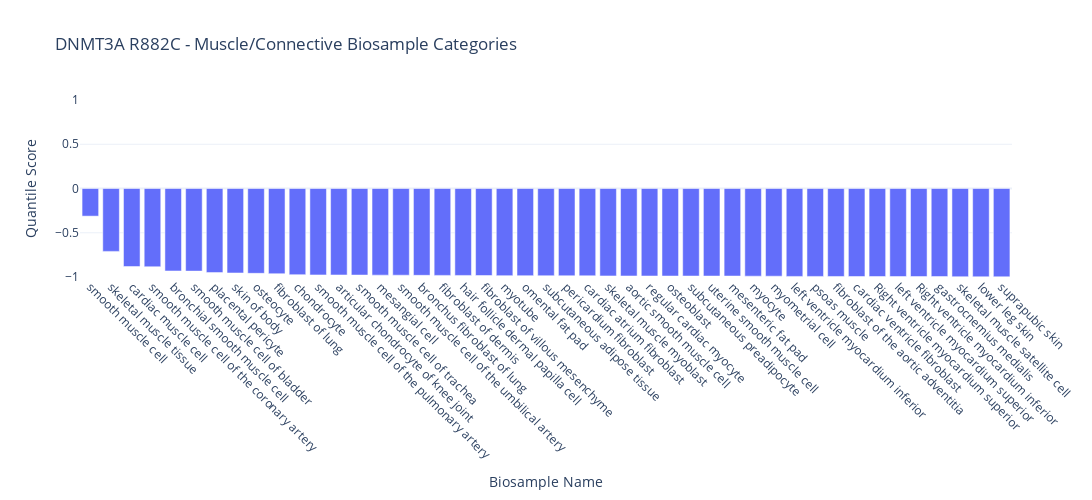
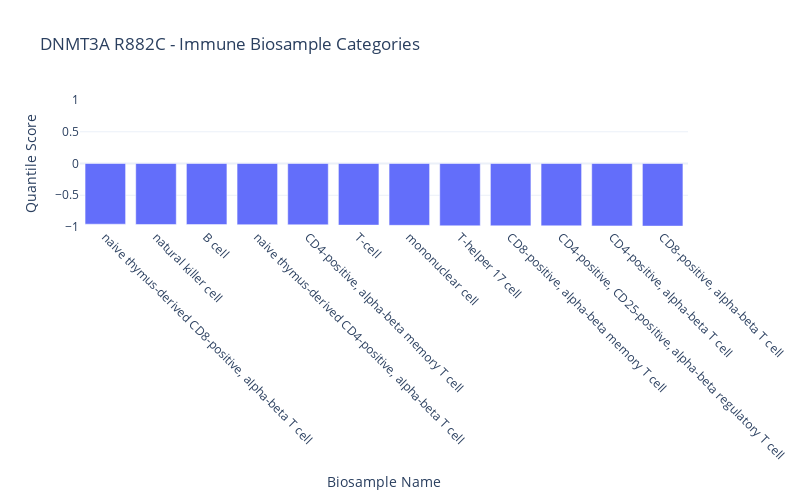
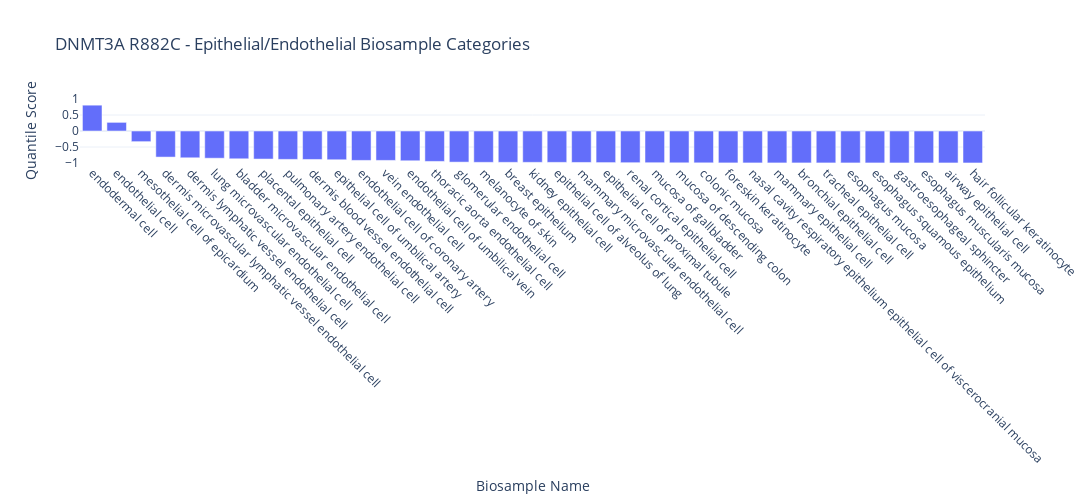
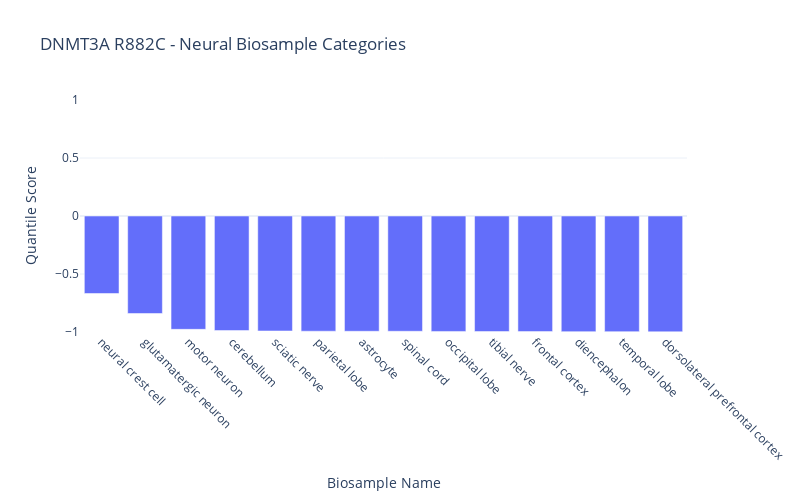

Notebook cell for these charts, in order:
### Code cell
# Visualize quantile scores for all biosample names, creating separate plots for each category
import plotly.express as px
import plotly.graph_objects as go
import pandas as pd
import numpy as np
import os


# Function to map cell type to broad category
def map_category(cell):
    cell_lower = cell.lower()
    for category, keywords in categories.items():
        for keyword in keywords:
            if keyword.lower() in cell_lower:
                return category
    return "other"


# Apply mapping
rna_df["biosample_category"] = rna_df["biosample_name"].apply(map_category)

# Filter out "other" category and sort by category and quantile_score for better visualization
rna_df_filtered = rna_df[rna_df["biosample_category"] != "other"]

# Get unique categories
unique_categories = rna_df_filtered["biosample_category"].unique()

# Create output directory if it doesn't exist
output_dir = f"alphagenome_{gene}"
os.makedirs(output_dir, exist_ok=True)

# Create separate plots for each category
for category in unique_categories:
    category_data = rna_df_filtered[rna_df_filtered["biosample_category"] == category]
    category_data_sorted = category_data.sort_values("quantile_score", ascending=False)

    # Create bar plot for this category
    fig = px.bar(
        category_data_sorted,
        x="biosample_name",
        y="quantile_score",
        title=f"{gene_variant_name} - {category.replace('_', ' ').title()} Biosample Categories",
        labels={
            "quantile_score": "Quantile Score",
            "biosample_name": "Biosample Name",
        },
        width=max(
            800, len(category_data_sorted) * 30
        ),  # Adjust width based on number of items
        height=500,
        template="plotly_white",
    )

    # Update layout for better readability and consistent y-axis
    fig.update_layout(
        xaxis_tickangle=45,
        xaxis_title="Biosample Name",
        yaxis_title="Quantile Score",
        yaxis=dict(range=[-1, 1]),  # Set consistent y-axis range
    )

    # Export to files
    # Clean both gene_variant and category for safe filename
    clean_gene_variant = gene_variant_name.replace("/", "").replace(" ", "_")
    clean_category = category.replace("/", "_").replace(" ", "_")
    filename_base = f"{clean_gene_variant}_{clean_category}"
    jpg_filename = os.path.join(output_dir, f"{filename_base}.jpg")

    # Save as JPG (static image)
    fig.write_image(jpg_filename, width=fig.layout.width, height=fig.layout.height)

    # Show the plot
    fig.show()

    print(
        f"\n{category.replace('_', ' ').title()} category: {len(category_data_sorted)} biosample categories"
    )
    print("-" * 50)

print(f"\nAll plots exported to '{output_dir}' directory")

### Figure 1 — Plotly figure (JSON) as saved in the notebook; plotly's stock layout.template omitted (floating-point values rounded to 4 significant figures)
{"data": [{"hovertemplate": "Biosample Name=%{x}<br>Quantile Score=%{y}<extra></extra>", "legendgroup": "", "marker": {"color": "#636efa", "pattern": {"shape": ""}}, "name": "", "orientation": "v", "showlegend": false, "textposition": "auto", "type": "bar", "x": ["smooth muscle cell", "skeletal muscle tissue", "cardiac muscle cell", "smooth muscle cell of the coronary artery", "bronchial smooth muscle cell", "smooth muscle cell of bladder", "placental pericyte", "skin of body", "osteocyte", "fibroblast of lung", "chondrocyte", "smooth muscle cell of the pulmonary artery", "articular chondrocyte of knee joint", "smooth muscle cell of trachea", "mesangial cell", "smooth muscle cell of the umbilical artery", "bronchus fibroblast of lung", "fibroblast of dermis", "hair follicle dermal papilla cell", "fibroblast of villous mesenchyme", "myotube", "omental fat pad", "subcutaneous adipose tissue", "pericardium fibroblast", "cardiac atrium fibroblast", "skeletal muscle myoblast", "aortic smooth muscle cell", "regular cardiac myocyte", "osteoblast", "subcutaneous preadipocyte", "uterine smooth muscle cell", "mesenteric fat pad", "myocyte", "myometrial cell", "left ventricle myocardium inferior", "psoas muscle", "fibroblast of the aortic adventitia", "cardiac ventricle fibroblast", "Right ventricle myocardium superior", "left ventricle myocardium superior", "Right ventricle myocardium inferior", "gastrocnemius medialis", "skeletal muscle satellite cell", "lower leg skin", "suprapubic skin"], "xaxis": "x", "y": [-0.3122, -0.7105, -0.8819, -0.8845, -0.9319, -0.9334, -0.9502, -0.9545, -0.9585, -0.9629, -0.9736, -0.9764, -0.977, -0.978, -0.979, -0.9795, -0.9808, -0.9817, -0.9821, -0.9833, -0.9847, -0.9851, -0.9858, -0.9861, -0.9864, -0.9879, -0.9884, -0.9887, -0.9892, -0.9892, -0.9894, -0.9894, -0.9906, -0.9908, -0.9933, -0.9935, -0.994, -0.9943, -0.9944, -0.9947, -0.9949, -0.9949, -0.9967, -0.9976, -0.9977], "yaxis": "y"}], "layout": {"barmode": "relative", "height": 500, "legend": {"tracegroupgap": 0}, "title": {"text": "DNMT3A R882C - Muscle/Connective Biosample Categories"}, "width": 1350, "xaxis": {"anchor": "y", "domain": [0, 1], "tickangle": 45, "title": {"text": "Biosample Name"}}, "yaxis": {"anchor": "x", "domain": [0, 1], "range": [-1, 1], "title": {"text": "Quantile Score"}}}}

### Figure 2 — Plotly figure (JSON) as saved in the notebook; plotly's stock layout.template omitted (floating-point values rounded to 4 significant figures)
{"data": [{"hovertemplate": "Biosample Name=%{x}<br>Quantile Score=%{y}<extra></extra>", "legendgroup": "", "marker": {"color": "#636efa", "pattern": {"shape": ""}}, "name": "", "orientation": "v", "showlegend": false, "textposition": "auto", "type": "bar", "x": ["naive thymus-derived CD8-positive, alpha-beta T cell", "natural killer cell", "B cell", "naive thymus-derived CD4-positive, alpha-beta T cell", "CD4-positive, alpha-beta memory T cell", "T-cell", "mononuclear cell", "T-helper 17 cell", "CD8-positive, alpha-beta memory T cell", "CD4-positive, CD25-positive, alpha-beta regulatory T cell", "CD4-positive, alpha-beta T cell", "CD8-positive, alpha-beta T cell"], "xaxis": "x", "y": [-0.9555, -0.9603, -0.962, -0.9637, -0.9653, -0.9704, -0.9736, -0.9817, -0.9817, -0.9817, -0.9829, -0.9861], "yaxis": "y"}], "layout": {"barmode": "relative", "height": 500, "legend": {"tracegroupgap": 0}, "title": {"text": "DNMT3A R882C - Immune Biosample Categories"}, "width": 800, "xaxis": {"anchor": "y", "domain": [0, 1], "tickangle": 45, "title": {"text": "Biosample Name"}}, "yaxis": {"anchor": "x", "domain": [0, 1], "range": [-1, 1], "title": {"text": "Quantile Score"}}}}

### Figure 3 — Plotly figure (JSON) as saved in the notebook; plotly's stock layout.template omitted (floating-point values rounded to 4 significant figures)
{"data": [{"hovertemplate": "Biosample Name=%{x}<br>Quantile Score=%{y}<extra></extra>", "legendgroup": "", "marker": {"color": "#636efa", "pattern": {"shape": ""}}, "name": "", "orientation": "v", "showlegend": false, "textposition": "auto", "type": "bar", "x": ["endodermal cell", "endothelial cell", "mesothelial cell of epicardium", "dermis microvascular lymphatic vessel endothelial cell", "dermis lymphatic vessel endothelial cell", "lung microvascular endothelial cell", "bladder microvascular endothelial cell", "placental epithelial cell", "pulmonary artery endothelial cell", "dermis blood vessel endothelial cell", "epithelial cell of umbilical artery", "endothelial cell of coronary artery", "vein endothelial cell", "endothelial cell of umbilical vein", "thoracic aorta endothelial cell", "glomerular endothelial cell", "melanocyte of skin", "breast epithelium", "kidney epithelial cell", "epithelial cell of alveolus of lung", "mammary microvascular endothelial cell", "epithelial cell of proximal tubule", "renal cortical epithelial cell", "mucosa of gallbladder", "mucosa of descending colon", "colonic mucosa", "foreskin keratinocyte", "nasal cavity respiratory epithelium epithelial cell of viscerocranial mucosa", "mammary epithelial cell", "bronchial epithelial cell", "tracheal epithelial cell", "esophagus mucosa", "esophagus squamous epithelium", "gastroesophageal sphincter", "esophagus muscularis mucosa", "airway epithelial cell", "hair follicular keratinocyte"], "xaxis": "x", "y": [0.8072, 0.27, -0.3329, -0.8151, -0.8371, -0.8504, -0.8684, -0.8767, -0.8869, -0.8894, -0.8986, -0.9187, -0.9187, -0.9304, -0.9502, -0.9724, -0.979, -0.979, -0.9795, -0.9799, -0.9825, -0.9876, -0.9906, -0.9912, -0.9939, -0.9947, -0.9967, -0.9975, -0.9975, -0.9976, -0.9976, -0.9978, -0.9979, -0.9981, -0.9981, -0.9982, -0.9988], "yaxis": "y"}], "layout": {"barmode": "relative", "height": 500, "legend": {"tracegroupgap": 0}, "title": {"text": "DNMT3A R882C - Epithelial/Endothelial Biosample Categories"}, "width": 1110, "xaxis": {"anchor": "y", "domain": [0, 1], "tickangle": 45, "title": {"text": "Biosample Name"}}, "yaxis": {"anchor": "x", "domain": [0, 1], "range": [-1, 1], "title": {"text": "Quantile Score"}}}}

### Figure 4 — Plotly figure (JSON) as saved in the notebook; plotly's stock layout.template omitted (floating-point values rounded to 4 significant figures)
{"data": [{"hovertemplate": "Biosample Name=%{x}<br>Quantile Score=%{y}<extra></extra>", "legendgroup": "", "marker": {"color": "#636efa", "pattern": {"shape": ""}}, "name": "", "orientation": "v", "showlegend": false, "textposition": "auto", "type": "bar", "x": ["neural crest cell", "glutamatergic neuron", "motor neuron", "cerebellum", "sciatic nerve", "parietal lobe", "astrocyte", "spinal cord", "occipital lobe", "tibial nerve", "frontal cortex", "diencephalon", "temporal lobe", "dorsolateral prefrontal cortex"], "xaxis": "x", "y": [-0.6682, -0.8405, -0.977, -0.9876, -0.991, -0.9932, -0.9938, -0.9938, -0.9953, -0.9962, -0.9966, -0.9968, -0.997, -0.9983], "yaxis": "y"}], "layout": {"barmode": "relative", "height": 500, "legend": {"tracegroupgap": 0}, "title": {"text": "DNMT3A R882C - Neural Biosample Categories"}, "width": 800, "xaxis": {"anchor": "y", "domain": [0, 1], "tickangle": 45, "title": {"text": "Biosample Name"}}, "yaxis": {"anchor": "x", "domain": [0, 1], "range": [-1, 1], "title": {"text": "Quantile Score"}}}}
